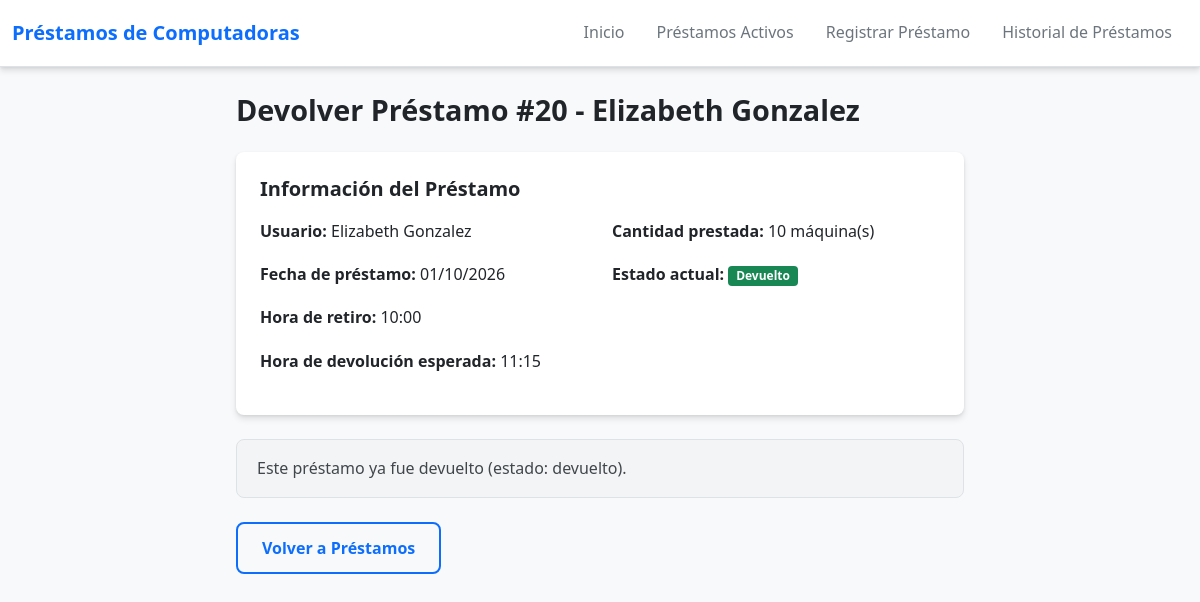
Page /devolver_prestamo/20 on the committed database.
### app/models.py (models this page shows, shortened)
class Prestamo(db.Model):
    __tablename__ = 'prestamos'
    id = db.Column(db.Integer, primary_key=True, autoincrement=True)
    usuario_id = db.Column(db.Integer, db.ForeignKey('usuarios.id'), nullable=False)
    prestador_id = db.Column(db.Integer, nullable=True)  # No foreign key, just integer
    fecha_prestamo = db.Column(db.Date, nullable=False)
    hora_retiro = db.Column(db.Time, nullable=False)
    hora_devolucion_esperada = db.Column(db.Time, nullable=False)
    fecha_creacion = db.Column(db.DateTime, default=datetime.utcnow)
    hora_devolucion_final = db.Column(db.DateTime, nullable=True)
    horario_devolucion = db.Column(db.Time, nullable=True)
    cantidad = db.Column(db.Integer, nullable=False, default=0)
    observaciones = db.Column(db.Text, nullable=True)  # Notas al devolver
    estado = db.Column(db.String(20), nullable=False, default='pendiente_entrega')  # pendiente_entrega, activo, devuelto
    usuario = db.relationship('Usuario', backref='prestamos')

class Usuario(db.Model):
    __tablename__ = 'usuarios'
    id = db.Column(db.Integer, primary_key=True, autoincrement=True)
    apellido = db.Column(db.String(50), nullable=False)
    nombre = db.Column(db.String(50), nullable=False)
    @property
    def nombre_completo(self):
        return f'{self.nombre} {self.apellido}'

### app/routes.py (the view, shortened to what this page needs)
@bp.route('/devolver_prestamo/<int:prestamo_id>', methods=['GET', 'POST'])
def devolver_prestamo(prestamo_id):
    prestamo = Prestamo.query.get_or_404(prestamo_id)
    if request.method == 'GET':
        return render_template('devolver_prestamo.html', prestamo=prestamo)

### app/templates/devolver_prestamo.html (shortened to what this page needs)
{% extends "base.html" %}
{% block content %}
<div class="container">
    <div class="row justify-content-center">
        <div class="col-xl-8 col-lg-9 col-md-10">
            <h2 class="mb-4">Devolver Préstamo #{{ prestamo.id }} - {{ prestamo.usuario.nombre_completo }}</h2>
            <div class="card mb-4">
                <div class="card-body">
                    <h5 class="card-title">Información del Préstamo</h5>
                    <div class="row">
                        <div class="col-md-6">
                            <p><strong>Usuario:</strong> {{ prestamo.usuario.nombre_completo }}</p>
                            <p><strong>Fecha de préstamo:</strong> {{ prestamo.fecha_prestamo.strftime('%d/%m/%Y') }}</p>
                            <p><strong>Hora de retiro:</strong> {{ prestamo.hora_retiro.strftime('%H:%M') }}</p>
                            <p><strong>Hora de devolución esperada:</strong> {{ prestamo.hora_devolucion_esperada.strftime('%H:%M') }}</p>
                        </div>
                        <div class="col-md-6">
                            <p><strong>Cantidad prestada:</strong> {{ prestamo.cantidad }} máquina(s)</p>
                            <p><strong>Estado actual:</strong>
                                <span class="badge bg-{{ 'success' if prestamo.estado == 'devuelto' else 'warning' if prestamo.estado == 'pendiente_entrega' else 'danger' if prestamo.estado == 'activo' else 'info' }}">
                                    {{ prestamo.estado|capitalize }}
                                </span>
                            </p>
                        </div>
                    </div>
                </div>
            </div>
            {% if prestamo.estado == 'activo' or prestamo.estado == 'pendiente_devolucion' %}
            <form method="POST" action="{{ url_for('main.devolver_prestamo', prestamo_id=prestamo.id) }}">
                <div class="card">
                    <div class="card-body">
                        <h5 class="card-title">Registrar Devolución</h5>
                        <div class="alert alert-info">
                            <strong>Nota:</strong> La fecha y hora de devolución se registrarán automáticamente al confirmar.
                        </div>
                        <div class="mb-4">
                            <label for="observaciones" class="form-label">Observaciones (opcional):</label>
                            <textarea name="observaciones" id="observaciones" class="form-control" rows="3" placeholder="Ingrese cualquier observación..."></textarea>
                        </div>
                        <div class="form-check mb-3">
                            <input class="form-check-input" type="checkbox" name="devolucion_total" id="devolucion_total" checked>
                            <label class="form-check-label" for="devolucion_total">Devolución total (todas las máquinas)</label>
                        </div>
                        <div class="mb-3">
                            <label for="cantidad_devuelta" class="form-label">Cantidad a devolver (si es parcial):</label>
                            <input type="number" class="form-control" name="cantidad_devuelta" id="cantidad_devuelta" value="{{ prestamo.cantidad }}" min="1" max="{{ prestamo.cantidad }}">
                        </div>
                        <div class="d-grid gap-2 d-md-flex justify-content-md-end">
                            <button type="submit" class="btn btn-success me-md-2">Confirmar Devolución</button>
                            <a href="{{ url_for('main.prestamos') }}" class="btn btn-outline-secondary">Cancelar</a>
                        </div>
                    </div>
                </div>
            </form>
            {% else %}
            <div class="alert alert-secondary">Este préstamo ya fue devuelto (estado: {{ prestamo.estado }}).</div>
            <a href="{{ url_for('main.prestamos') }}" class="btn btn-outline-primary">Volver a Préstamos</a>
            {% endif %}
        </div>
    </div>
</div>
{% endblock %}

### app/static/css/styles.css (style rules this page uses)
:root { --bg-color: #f8f9fa; --surface-color: #ffffff; --text-primary: #212529; --text-secondary: #6c757d; --text-muted: #adb5bd; --border-color: #dee2e6; --border-dark: #ced4da; --primary-color: #0d6efd; --primary-light: #66b2ff; --primary-dark: #0a58ca; --secondary-color: #ffc107; --secondary-light: #ffcd39; --secondary-dark: #e0a800; --success-color: #198754; --warning-color: #ffc107; --danger-color: #dc3545; --info-color: #0dcaf0; --transition-speed: 0.3s; --border-radius: 8px; --box-shadow: 0 4px 6px rgba(0, 0, 0, 0.1), 0 1px 3px rgba(0, 0, 0, 0.08); --box-shadow-hover: 0 6px 8px rgba(0, 0, 0, 0.15), 0 2px 4px rgba(0, 0, 0, 0.1); --weekday-btn-size: 40px; --weekday-btn-font-size: 0.875rem; --weekday-date-font-size: 1.25rem; --weekday-label-font-size: 0.75rem; }
* { margin: 0; padding: 0; box-sizing: border-box; }
body { font-family: 'Segoe UI', Tahoma, Geneva, Verdana, sans-serif; line-height: 1.6; color: var(--text-primary); background-color: var(--bg-color); }
.container { max-width: 1400px; margin: 0 auto; padding: 0 1.5rem; width: 100%; }
h1, h2, h3, h4, h5, h6 { color: var(--text-primary); margin-top: 0; font-weight: 600; line-height: 1.3; }
h2 { font-size: 1.8rem; }
h5 { font-size: 1.1rem; }
p { color: var(--text-primary); line-height: 1.7; margin-bottom: 1rem; }
.alert { padding: 1rem 1.25rem; margin-bottom: 1.5rem; border-radius: var(--border-radius); border-left: 4px solid; background-color: rgba(0, 0, 0, 0.02); border: 1px solid var(--border-color); }
.card { background-color: var(--surface-color); border-radius: var(--border-radius); box-shadow: var(--box-shadow); border: none; overflow: hidden; transition: all var(--transition-speed) ease; }
.card-body { padding: 1.5rem; }
.card-title { margin-top: 0; margin-bottom: 1rem; color: var(--text-primary); font-size: 1.25rem; }
.btn { display: inline-flex; align-items: center; justify-content: center; padding: 0.75rem 1.5rem; font-size: 1rem; font-weight: 600; border: none; border-radius: var(--border-radius); cursor: pointer; transition: all var(--transition-speed) ease; text-decoration: none; white-space: nowrap; }
.btn-outline-primary { border: 2px solid var(--primary-color); background-color: transparent; color: var(--primary-color); }

### rows in the picture
Prestamo: id "20", fecha_prestamo "01/10/2026", hora_retiro "10:00", hora_devolucion_esperada "11:15", cantidad "10", estado "Devuelto", estado "devuelto"
Usuario: usuario.nombre_completo "Elizabeth Gonzalez"
